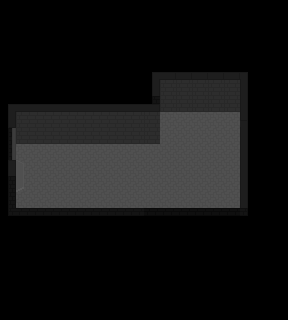

The image is a tile-based game level rendered from a .tmx file. Its description and source (layers, tilesets, objects; grid data summarised) follow:
An orthogonal 18x20 tile map with 16x16 px tiles, 2 tile layers (background1, background2) and 2 objects (2x LEFT).

<map version="1.0" orientation="orthogonal" renderorder="right-down" width="18" height="20" tilewidth="16" tileheight="16" backgroundcolor="#000000" nextobjectid="4">
 <tileset firstgid="1" name="tileset" tilewidth="16" tileheight="16" tilecount="48" columns="4">
  <image source="../tileset.png" width="64" height="192" />
  <tile id="0">
   <properties>
    <property name="impede" type="bool" value="false" />
   </properties>
  </tile>
  <tile id="1">
   <properties>
    <property name="impede" type="bool" value="false" />
   </properties>
  </tile>
  <tile id="2">
   <properties>
    <property name="impede" type="bool" value="false" />
   </properties>
  </tile>
  <tile id="3">
   <properties>
    <property name="impede" type="bool" value="false" />
   </properties>
  </tile>
  <tile id="4">
   <properties>
    <property name="impede" type="bool" value="false" />
   </properties>
  </tile>
  <tile id="5">
   <properties>
    <property name="impede" type="bool" value="false" />
   </properties>
  </tile>
  <tile id="6">
   <properties>
    <property name="impede" type="bool" value="false" />
   </properties>
  </tile>
  <tile id="7">
   <properties>
    <property name="impede" type="bool" value="false" />
   </properties>
  </tile>
  <tile id="8">
   <properties>
    <property name="impede" type="bool" value="false" />
   </properties>
  </tile>
  <tile id="9">
   <properties>
    <property name="impede" type="bool" value="false" />
   </properties>
  </tile>
  <tile id="10">
   <properties>
    <property name="impede" type="bool" value="false" />
   </properties>
  </tile>
  <tile id="11">
   <properties>
    <property name="impede" type="bool" value="false" />
   </properties>
  </tile>
  <tile id="16">
   <properties>
    <property name="impede" type="bool" value="false" />
   </properties>
  </tile>
  <tile id="19">
   <properties>
    <property name="impede" type="bool" value="false" />
   </properties>
  </tile>
  <tile id="20">
   <properties>
    <property name="impede" type="bool" value="false" />
   </properties>
  </tile>
  <tile id="23">
   <properties>
    <property name="impede" type="bool" value="false" />
   </properties>
  </tile>
  <tile id="24">
   <properties>
    <property name="impede" type="bool" value="false" />
   </properties>
  </tile>
  <tile id="27">
   <properties>
    <property name="impede" type="bool" value="false" />
   </properties>
  </tile>
  <tile id="28">
   <properties>
    <property name="impede" type="bool" value="false" />
   </properties>
  </tile>
  <tile id="31">
   <properties>
    <property name="impede" type="bool" value="false" />
   </properties>
  </tile>
  <tile id="32">
   <properties>
    <property name="impede" type="bool" value="false" />
   </properties>
  </tile>
  <tile id="35">
   <properties>
    <property name="impede" type="bool" value="false" />
   </properties>
  </tile>
  <tile id="36">
   <properties>
    <property name="impede" type="bool" value="false" />
   </properties>
  </tile>
  <tile id="37">
   <properties>
    <property name="impede" type="bool" value="false" />
   </properties>
  </tile>
  <tile id="38">
   <properties>
    <property name="impede" type="bool" value="false" />
   </properties>
  </tile>
  <tile id="39">
   <properties>
    <property name="impede" type="bool" value="false" />
   </properties>
  </tile>
 </tileset>
 <layer name="background1" width="18" height="20">
  <data>[360 cells, 141 non-empty, 16 distinct tile ids]</data>
 </layer>
 <layer name="background2" width="18" height="20">
  <data>[360 cells, 5 non-empty, 5 distinct tile ids]</data>
 </layer>
 <objectgroup name="objects">
  <object id="1" name="door" type="LEFT" x="16" y="160" width="8" height="32" />
  <object id="3" name="pedestal" type="LEFT" x="193" y="159" width="32" height="30" />
 </objectgroup>
</map>
